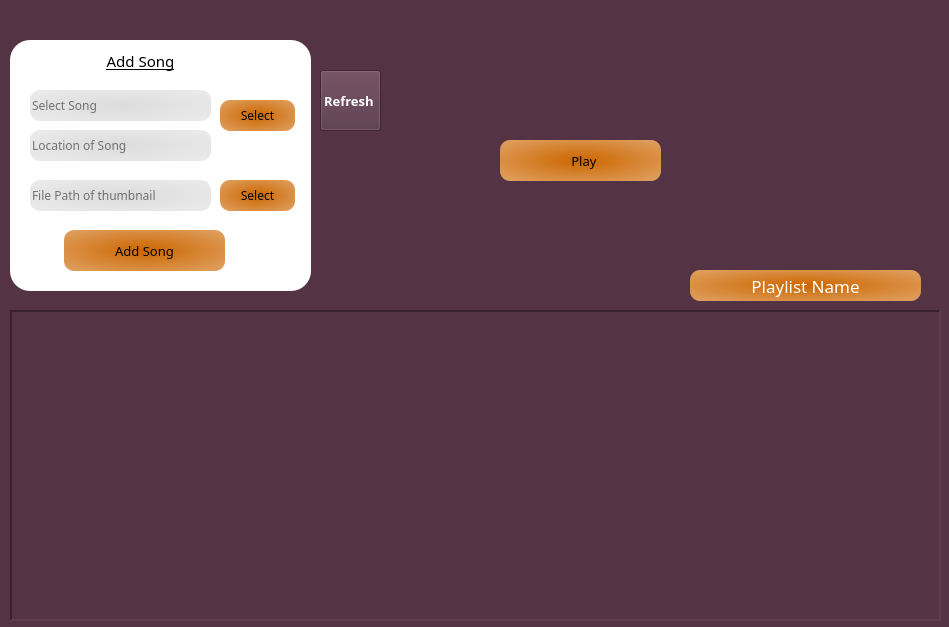
<?xml version="1.0" encoding="UTF-8"?>
<ui version="4.0">
 <class>MainWindow</class>
 <widget class="QMainWindow" name="MainWindow">
  <property name="geometry">
   <rect>
    <x>0</x>
    <y>0</y>
    <width>949</width>
    <height>627</height>
   </rect>
  </property>
  <property name="windowTitle">
   <string/>
  </property>
  <property name="styleSheet">
   <string notr="true">background-color:#543344</string>
  </property>
  <widget class="QWidget" name="centralwidget">
   <widget class="QFrame" name="frame">
    <property name="geometry">
     <rect>
      <x>10</x>
      <y>40</y>
      <width>301</width>
      <height>251</height>
     </rect>
    </property>
    <property name="styleSheet">
     <string notr="true">background-color:#fff;border-radius:20px</string>
    </property>
    <property name="frameShape">
     <enum>QFrame::Panel</enum>
    </property>
    <property name="frameShadow">
     <enum>QFrame::Raised</enum>
    </property>
    <property name="lineWidth">
     <number>7</number>
    </property>
    <widget class="QLineEdit" name="song_name">
     <property name="geometry">
      <rect>
       <x>20</x>
       <y>50</y>
       <width>181</width>
       <height>31</height>
      </rect>
     </property>
     <property name="font">
      <font>
       <family>Bahnschrift</family>
       <pointsize>9</pointsize>
      </font>
     </property>
     <property name="cursor">
      <cursorShape>ForbiddenCursor</cursorShape>
     </property>
     <property name="layoutDirection">
      <enum>Qt::LeftToRight</enum>
     </property>
     <property name="styleSheet">
      <string notr="true">background-color: qradialgradient(spread:pad, cx:0.5, cy:0.5, radius:1.623, fx:0.5, fy:0.5, stop:0 rgba(220, 220, 220, 255), stop:1 rgba(255, 255, 255, 255));border-radius:10px</string>
     </property>
     <property name="inputMask">
      <string/>
     </property>
     <property name="readOnly">
      <bool>false</bool>
     </property>
     <property name="placeholderText">
      <string>Select Song </string>
     </property>
     <property name="cursorMoveStyle">
      <enum>Qt::LogicalMoveStyle</enum>
     </property>
    </widget>
    <widget class="QLineEdit" name="thumbnail_loc">
     <property name="geometry">
      <rect>
       <x>20</x>
       <y>140</y>
       <width>181</width>
       <height>31</height>
      </rect>
     </property>
     <property name="font">
      <font>
       <family>Bahnschrift</family>
       <pointsize>9</pointsize>
      </font>
     </property>
     <property name="cursor">
      <cursorShape>ForbiddenCursor</cursorShape>
     </property>
     <property name="focusPolicy">
      <enum>Qt::NoFocus</enum>
     </property>
     <property name="layoutDirection">
      <enum>Qt::LeftToRight</enum>
     </property>
     <property name="styleSheet">
      <string notr="true">background-color: qradialgradient(spread:pad, cx:0.5, cy:0.5, radius:1.623, fx:0.5, fy:0.5, stop:0 rgba(220, 220, 220, 255), stop:1 rgba(255, 255, 255, 255));border-radius:10px</string>
     </property>
     <property name="inputMask">
      <string/>
     </property>
     <property name="readOnly">
      <bool>true</bool>
     </property>
     <property name="placeholderText">
      <string>File Path of thumbnail</string>
     </property>
     <property name="cursorMoveStyle">
      <enum>Qt::LogicalMoveStyle</enum>
     </property>
    </widget>
    <widget class="QPushButton" name="select">
     <property name="geometry">
      <rect>
       <x>210</x>
       <y>60</y>
       <width>75</width>
       <height>31</height>
      </rect>
     </property>
     <property name="font">
      <font>
       <family>Bahnschrift</family>
       <weight>50</weight>
       <bold>false</bold>
      </font>
     </property>
     <property name="cursor">
      <cursorShape>PointingHandCursor</cursorShape>
     </property>
     <property name="focusPolicy">
      <enum>Qt::NoFocus</enum>
     </property>
     <property name="autoFillBackground">
      <bool>false</bool>
     </property>
     <property name="styleSheet">
      <string notr="true">  background-color: qradialgradient(spread:pad, cx:0.5, cy:0.5, radius:1.789, fx:0.5, fy:0.5, stop:0 rgba(204, 102, 0, 255), stop:1 rgba(255, 255, 255, 255));
border-radius:10px</string>
     </property>
     <property name="text">
      <string>Select</string>
     </property>
    </widget>
    <widget class="QPushButton" name="select_2">
     <property name="geometry">
      <rect>
       <x>210</x>
       <y>140</y>
       <width>75</width>
       <height>31</height>
      </rect>
     </property>
     <property name="font">
      <font>
       <family>Bahnschrift</family>
       <weight>50</weight>
       <bold>false</bold>
      </font>
     </property>
     <property name="cursor">
      <cursorShape>PointingHandCursor</cursorShape>
     </property>
     <property name="focusPolicy">
      <enum>Qt::NoFocus</enum>
     </property>
     <property name="autoFillBackground">
      <bool>false</bool>
     </property>
     <property name="styleSheet">
      <string notr="true">  background-color: qradialgradient(spread:pad, cx:0.5, cy:0.5, radius:1.789, fx:0.5, fy:0.5, stop:0 rgba(204, 102, 0, 255), stop:1 rgba(255, 255, 255, 255));
border-radius:10px</string>
     </property>
     <property name="text">
      <string>Select</string>
     </property>
    </widget>
    <widget class="QPushButton" name="add_song">
     <property name="geometry">
      <rect>
       <x>54</x>
       <y>190</y>
       <width>161</width>
       <height>41</height>
      </rect>
     </property>
     <property name="font">
      <font>
       <family>Bahnschrift</family>
       <pointsize>10</pointsize>
       <weight>50</weight>
       <bold>false</bold>
      </font>
     </property>
     <property name="cursor">
      <cursorShape>PointingHandCursor</cursorShape>
     </property>
     <property name="focusPolicy">
      <enum>Qt::NoFocus</enum>
     </property>
     <property name="autoFillBackground">
      <bool>false</bool>
     </property>
     <property name="styleSheet">
      <string notr="true">  background-color: qradialgradient(spread:pad, cx:0.5, cy:0.5, radius:1.789, fx:0.5, fy:0.5, stop:0 rgba(204, 102, 0, 255), stop:1 rgba(255, 255, 255, 255));
border-radius:10px</string>
     </property>
     <property name="text">
      <string>Add Song</string>
     </property>
    </widget>
    <widget class="QLabel" name="label">
     <property name="geometry">
      <rect>
       <x>80</x>
       <y>10</y>
       <width>101</width>
       <height>21</height>
      </rect>
     </property>
     <property name="font">
      <font>
       <family>Bahnschrift SemiBold</family>
       <pointsize>11</pointsize>
       <underline>true</underline>
      </font>
     </property>
     <property name="text">
      <string>Add Song</string>
     </property>
     <property name="alignment">
      <set>Qt::AlignCenter</set>
     </property>
    </widget>
    <widget class="QLineEdit" name="song_loc">
     <property name="geometry">
      <rect>
       <x>20</x>
       <y>90</y>
       <width>181</width>
       <height>31</height>
      </rect>
     </property>
     <property name="font">
      <font>
       <family>Bahnschrift</family>
       <pointsize>9</pointsize>
      </font>
     </property>
     <property name="cursor">
      <cursorShape>ForbiddenCursor</cursorShape>
     </property>
     <property name="layoutDirection">
      <enum>Qt::LeftToRight</enum>
     </property>
     <property name="styleSheet">
      <string notr="true">background-color: qradialgradient(spread:pad, cx:0.5, cy:0.5, radius:1.623, fx:0.5, fy:0.5, stop:0 rgba(220, 220, 220, 255), stop:1 rgba(255, 255, 255, 255));border-radius:10px</string>
     </property>
     <property name="inputMask">
      <string/>
     </property>
     <property name="readOnly">
      <bool>true</bool>
     </property>
     <property name="placeholderText">
      <string>Location of Song</string>
     </property>
     <property name="cursorMoveStyle">
      <enum>Qt::LogicalMoveStyle</enum>
     </property>
    </widget>
   </widget>
   <widget class="QScrollArea" name="scrollArea">
    <property name="geometry">
     <rect>
      <x>10</x>
      <y>310</y>
      <width>931</width>
      <height>311</height>
     </rect>
    </property>
    <property name="minimumSize">
     <size>
      <width>931</width>
      <height>311</height>
     </size>
    </property>
    <property name="frameShape">
     <enum>QFrame::Panel</enum>
    </property>
    <property name="lineWidth">
     <number>2</number>
    </property>
    <property name="widgetResizable">
     <bool>true</bool>
    </property>
    <widget class="QWidget" name="scrollAreaWidgetContents">
     <property name="geometry">
      <rect>
       <x>0</x>
       <y>0</y>
       <width>927</width>
       <height>307</height>
      </rect>
     </property>
    </widget>
   </widget>
   <widget class="QLabel" name="thumbnail_list">
    <property name="geometry">
     <rect>
      <x>680</x>
      <y>30</y>
      <width>251</width>
      <height>241</height>
     </rect>
    </property>
    <property name="text">
     <string/>
    </property>
    <property name="pixmap">
     <pixmap>../../ICONS FOR APP/image-filled-square-button.png</pixmap>
    </property>
    <property name="scaledContents">
     <bool>true</bool>
    </property>
    <property name="wordWrap">
     <bool>false</bool>
    </property>
   </widget>
   <widget class="QPushButton" name="back">
    <property name="geometry">
     <rect>
      <x>0</x>
      <y>10</y>
      <width>75</width>
      <height>23</height>
     </rect>
    </property>
    <property name="cursor">
     <cursorShape>PointingHandCursor</cursorShape>
    </property>
    <property name="focusPolicy">
     <enum>Qt::NoFocus</enum>
    </property>
    <property name="styleSheet">
     <string notr="true">border-radius:10px</string>
    </property>
    <property name="text">
     <string/>
    </property>
    <property name="icon">
     <iconset>
      <normaloff>../../ICONS FOR APP/arrow-121-24.ico</normaloff>../../ICONS FOR APP/arrow-121-24.ico</iconset>
    </property>
    <property name="iconSize">
     <size>
      <width>20</width>
      <height>20</height>
     </size>
    </property>
   </widget>
   <widget class="QPushButton" name="play">
    <property name="geometry">
     <rect>
      <x>500</x>
      <y>140</y>
      <width>161</width>
      <height>41</height>
     </rect>
    </property>
    <property name="font">
     <font>
      <family>Bahnschrift</family>
      <pointsize>10</pointsize>
      <weight>50</weight>
      <bold>false</bold>
     </font>
    </property>
    <property name="cursor">
     <cursorShape>PointingHandCursor</cursorShape>
    </property>
    <property name="focusPolicy">
     <enum>Qt::NoFocus</enum>
    </property>
    <property name="autoFillBackground">
     <bool>false</bool>
    </property>
    <property name="styleSheet">
     <string notr="true">  background-color: qradialgradient(spread:pad, cx:0.5, cy:0.5, radius:1.789, fx:0.5, fy:0.5, stop:0 rgba(204, 102, 0, 255), stop:1 rgba(255, 255, 255, 255));
border-radius:10px</string>
    </property>
    <property name="text">
     <string>  Play</string>
    </property>
    <property name="icon">
     <iconset>
      <normaloff>../../ICONS FOR APP/play-6-32.ico</normaloff>../../ICONS FOR APP/play-6-32.ico</iconset>
    </property>
   </widget>
   <widget class="QLabel" name="list_name">
    <property name="geometry">
     <rect>
      <x>690</x>
      <y>270</y>
      <width>231</width>
      <height>31</height>
     </rect>
    </property>
    <property name="font">
     <font>
      <family>Bahnschrift</family>
      <pointsize>13</pointsize>
      <weight>50</weight>
      <bold>false</bold>
     </font>
    </property>
    <property name="styleSheet">
     <string notr="true"> background-color: qradialgradient(spread:pad, cx:0.5, cy:0.5, radius:1.789, fx:0.5, fy:0.5, stop:0 rgba(204, 102, 0, 255), stop:1 rgba(255, 255, 255, 255));
border-radius:10px;
color:#fff</string>
    </property>
    <property name="frameShape">
     <enum>QFrame::Box</enum>
    </property>
    <property name="frameShadow">
     <enum>QFrame::Raised</enum>
    </property>
    <property name="lineWidth">
     <number>6</number>
    </property>
    <property name="text">
     <string>Playlist Name</string>
    </property>
    <property name="alignment">
     <set>Qt::AlignCenter</set>
    </property>
   </widget>
   <widget class="QPushButton" name="refresh">
    <property name="geometry">
     <rect>
      <x>320</x>
      <y>70</y>
      <width>61</width>
      <height>61</height>
     </rect>
    </property>
    <property name="font">
     <font>
      <family>Bahnschrift SemiBold</family>
      <pointsize>10</pointsize>
      <weight>75</weight>
      <bold>true</bold>
     </font>
    </property>
    <property name="cursor">
     <cursorShape>PointingHandCursor</cursorShape>
    </property>
    <property name="focusPolicy">
     <enum>Qt::TabFocus</enum>
    </property>
    <property name="styleSheet">
     <string notr="true">color:#fff</string>
    </property>
    <property name="text">
     <string>Refresh </string>
    </property>
   </widget>
  </widget>
 </widget>
 <resources/>
 <connections/>
</ui>
